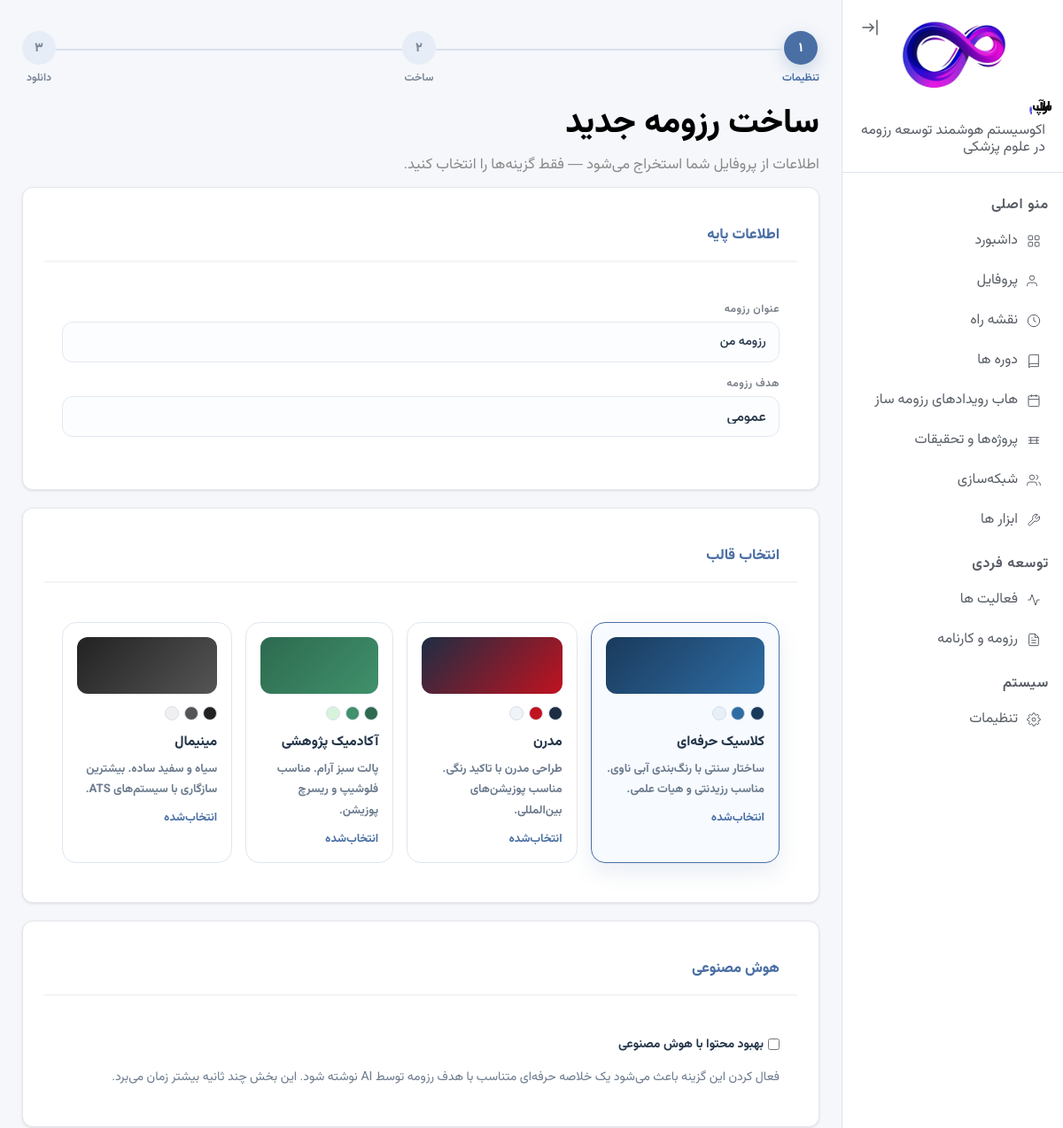
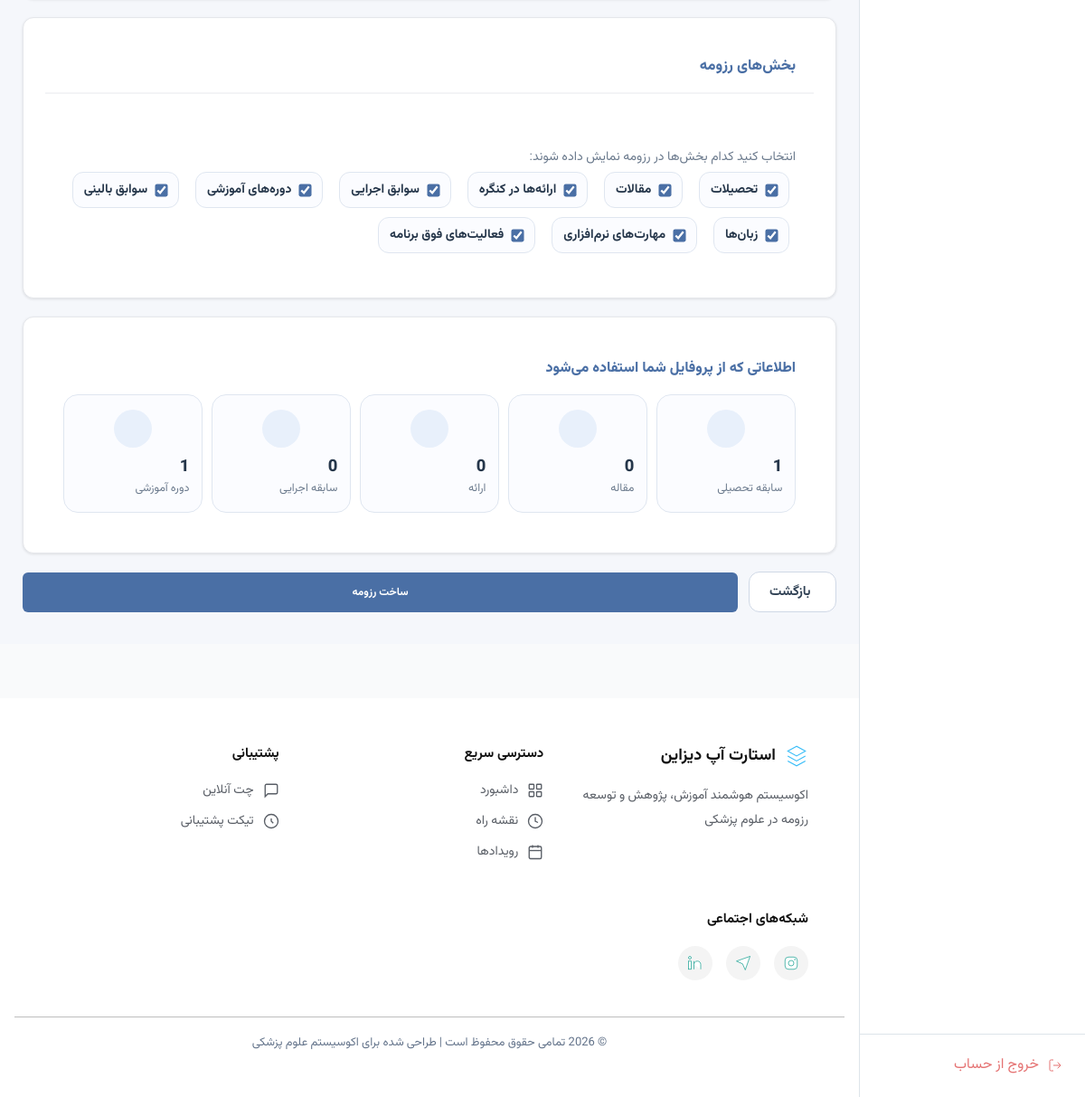
The page /resume/create/ (signed in) on the database its author committed (2 pictures, top to bottom).
### accounts/models.py (models this page shows, shortened)
class Profile(models.Model):
    GENDER_CHOICES = [('مرد', 'مرد'), ('زن', 'زن')]
    MARITAL_CHOICES = [('مجرد', 'مجرد'), ('متأهل', 'متأهل')]
    MILITARY_CHOICES = [
        ('', 'مربوط نیست'),
        ('معاف', 'معاف'),
        ('طرح پزشکی', 'طرح پزشکی'),
        ('سرباز', 'سرباز'),
        ('پایان خدمت', 'پایان خدمت'),
    ]
    SERVICE_PLAN_CHOICES = [
        ('', 'انتخاب کنید'),
        ('مشمول نیستم', 'مشمول نیستم'),
        ('در حال گذراندن', 'در حال گذراندن'),
        ('پایان یافته', 'پایان یافته'),
    ]
    PROPOSAL_STATUS_CHOICES = [
        ('', 'انتخاب کنید'),
        ('همه در جریان', 'همه در جریان'),
        ('همه خاتمه‌یافته', 'همه خاتمه‌یافته'),
        ('ترکیبی', 'ترکیبی (برخی در جریان، برخی خاتمه‌یافته)'),
    ]
    ENGLISH_LEVEL_CHOICES = [
        ('', 'انتخاب کنید'),
        ('A1', 'A1'), ('A2', 'A2'),
        ('B1', 'B1'), ('B2', 'B2'),
        ('C1', 'C1'), ('C2', 'C2'),
    ]
    GOAL_CHOICES = [
        ('استعداد درخشان', 'استعداد درخشان'),
        ('۴۰ امتیازی', '۴۰ امتیازی'),
        ('هیات علمی', 'هیات علمی'),
        ('ریسرچ پوزیشن / فلوشیپ خارج', 'ریسرچ پوزیشن / فلوشیپ خارج'),
    ]
    user = models.OneToOneField(User, on_delete=models.CASCADE, related_name='profile')
    first_name = models.CharField('نام', max_length=100)
    last_name = models.CharField('نام خانوادگی', max_length=100)
    gender = models.CharField('جنسیت', max_length=10, choices=GENDER_CHOICES, blank=True)
    marital_status = models.CharField('وضعیت تأهل', max_length=10, choices=MARITAL_CHOICES, blank=True)
    military_status = models.CharField('وضعیت سربازی', max_length=20, choices=MILITARY_CHOICES, blank=True)
    job_title = models.CharField('عنوان شغلی', max_length=150, blank=True)
    birth_date = models.CharField('تاریخ تولد', max_length=20)
    country = models.CharField('کشور', max_length=100, blank=True)
    city = models.CharField('استان / شهر محل سکونت', max_length=100, blank=True)
    phone = models.CharField('شماره موبایل', max_length=20)
    email = models.EmailField('ایمیل', blank=True)
    website = models.URLField('وب‌سایت شخصی', blank=True)
    national_id = models.CharField('کد ملی / شماره پاسپورت', max_length=20, blank=True)
    orcid = models.CharField('شناسه ORCID', max_length=20, blank=True)
    proposal_count = models.PositiveSmallIntegerField('تعداد پروپوزال‌ها', null=True, blank=True)
    proposal_status = models.CharField('وضعیت پروپوزال‌ها', max_length=50, choices=PROPOSAL_STATUS_CHOICES, blank=True)
    software_skills = models.TextField('مهارت‌های نرم‌افزاری', blank=True)
    writing_skills = models.TextField('مهارت‌های نگارشی', blank=True)
    clinical_certs = models.TextField('گواهینامه‌های مهارتی', blank=True)
    clinical_exp = models.TextField('سوابق کار دانشجویی و بالینی', blank=True)
    procedures = models.TextField('مهارت‌های پروسیجرال', blank=True)
    native_lang = models.CharField('زبان مادری', max_length=50, blank=True)
    english_level = models.CharField('سطح زبان انگلیسی', max_length=5, choices=ENGLISH_LEVEL_CHOICES, blank=True)
    lang_cert = models.TextField('مدرک زبان انگلیسی', blank=True)
    other_langs = models.TextField('سایر زبان‌ها', blank=True)
    extracurricular = models.TextField('فعالیت‌های فوق برنامه', blank=True)
    goal = models.CharField('هدف نهایی حرفه‌ای', max_length=50, choices=GOAL_CHOICES)
    specialty = models.CharField('حوزه تخصصی', max_length=200, blank=True)
    goal_notes = models.TextField('توضیحات اهداف', blank=True)
    service_plan = models.CharField('وضعیت طرح نیروی انسانی', max_length=30, choices=SERVICE_PLAN_CHOICES, blank=True)
    raw_text = models.TextField('متن خام پروفایل', blank=True)
    created_at = models.DateTimeField(auto_now_add=True)
    updated_at = models.DateTimeField(auto_now=True)
    class Meta:
        verbose_name = 'پروفایل'
        verbose_name_plural = 'پروفایل‌ها'

### resume/views.py (the view)
# urls.py: path('create/', views.resume_create, name='resume_create'),
@login_required
def resume_create(request):
    try:
        profile = request.user.profile
    except Profile.DoesNotExist:
        messages.error(request, 'ابتدا پروفایل خود را تکمیل کنید.')
        return redirect('accounts:profile_edit')
    if request.method == 'POST':
        form = ResumeCreateForm(request.POST)
        if form.is_valid():
            resume = form.save(commit=False)
            resume.user = request.user
            try:
                resume.save()
                return redirect('resume:resume_generate', pk=resume.pk)
            except (OperationalError, ProgrammingError) as e:
                logger.error(f'Database error saving resume: {e}')
                messages.error(request, 'خطا در ذخیره رزومه. لطفا دوباره تلاش کنید.')
                return redirect('resume:resume_create')
    else:
        form = ResumeCreateForm()
    templates_info = [
        {
            'value': 'classic',
            'label': 'کلاسیک حرفه‌ای',
            'desc': 'ساختار سنتی با رنگ‌بندی آبی ناوی. مناسب رزیدنتی و هیات علمی.',
            'colors': ['#1a3a5c', '#2e6da4', '#e8f0f7'],
        },
        {
            'value': 'modern',
            'label': 'مدرن',
            'desc': 'طراحی مدرن با تاکید رنگی. مناسب پوزیشن‌های بین‌المللی.',
            'colors': ['#1d2d44', '#c1121f', '#f0f4f8'],
        },
        {
            'value': 'academic',
            'label': 'آکادمیک پژوهشی',
            'desc': 'پالت سبز آرام. مناسب فلوشیپ و ریسرچ پوزیشن.',
            'colors': ['#2d6a4f', '#40916c', '#d8f3dc'],
        },
        {
            'value': 'minimal',
            'label': 'مینیمال',
            'desc': 'سیاه و سفید ساده. بیشترین سازگاری با سیستم‌های ATS.',
            'colors': ['#222222', '#555555', '#f0f0f0'],
        },
    ]
    return render(request, 'resume/resume_create.html', {
        'form': form,
        'profile': profile,
        'templates_info': templates_info,
    })

### templates/resume/resume_create.html (shortened to what this page needs)
{% extends "base.html" %}
{% load static %}
{% block extra_css %}
<link rel="stylesheet" href="{% static 'css/styles.css' %}">
{% endblock %}
{% block content %}
<div class="rs-page" dir="rtl">
  <div class="container py-5">
    <div class="row justify-content-center">
      <div class="col-lg-10">
        <div class="rs-stepper mb-5">
          <div class="rs-step rs-active">
            <span class="rs-step-num">۱</span>
            <span class="rs-step-label">تنظیمات</span>
          </div>
          <div class="rs-step-line"></div>
          <div class="rs-step">
            <span class="rs-step-num">۲</span>
            <span class="rs-step-label">ساخت</span>
          </div>
          <div class="rs-step-line"></div>
          <div class="rs-step">
            <span class="rs-step-num">۳</span>
            <span class="rs-step-label">دانلود</span>
          </div>
        </div>
        <div class="rs-section-head">
          <h3 class="rs-page-title-create mb-1">ساخت رزومه جدید</h3>
          <p class="rs-page-subtitle-create mb-4">اطلاعات از پروفایل شما استخراج می‌شود — فقط گزینه‌ها را انتخاب کنید.</p>
        </div>
        <form method="post" id="resumeForm">
          <div class="card rs-card mb-4">
            <div class="card-header rs-card-header">
              <h5 class="rs-card-section-title">اطلاعات پایه</h5>
            </div>
            <div class="card-body rs-card-body">
              <div class="row g-3">
                <div class="col-md-6">
                  <div class="rs-field-item">
                    <label class="rs-field-label">{{ form.title.label }}</label>
                    {{ form.title }}
                  </div>
                </div>
                <div class="col-md-6">
                  <div class="rs-field-item">
                    <label class="rs-field-label">{{ form.purpose.label }}</label>
                    {{ form.purpose }}
                  </div>
                </div>
              </div>
            </div>
          </div>
          <div class="card rs-card mb-4">
            <div class="card-header rs-card-header">
              <h5 class="rs-card-section-title">انتخاب قالب</h5>
            </div>
            <div class="card-body rs-card-body">
              <div class="rs-card-body-row row g-3">
                {% for tmpl in templates_info %}
                <div class="col-md-6 col-lg-3">
                  <label class="rs-template-card" for="tmpl_{{ tmpl.value }}">
                    <div class="rs-template-card-inner">
                      <div class="rs-template-preview"
                        style="background: linear-gradient(135deg, #{{ tmpl.colors.0|slice:'1:' }} 0%, #{{ tmpl.colors.1|slice:'1:' }} 100%);">
                      </div>
                      <div class="rs-template-swatch">
                        {% for c in tmpl.colors %}
                        <span class="rs-template-color" style="background: {{ c }};"></span>
                        {% endfor %}
                      </div>
                      <h6 class="rs-template-title">{{ tmpl.label }}</h6>
                      <p class="rs-template-desc">{{ tmpl.desc }}</p>
                      <div class="rs-template-check d-none">
                         انتخاب‌شده
                      </div>
                    </div>
                  </label>
                </div>
                {% endfor %}
              </div>
            </div>
          </div>
          <div class="card rs-card mb-4">
            <div class="card-header rs-card-header">
              <h5 class="rs-card-section-title">هوش مصنوعی</h5>
            </div>
            <div class="card-body rs-card-body">
              <div class="form-check form-switch rs-switch-row">
                {{ form.use_ai }}
                <label class="form-check-label rs-switch-label ms-2" for="useAI">
                  {{ form.use_ai.label }}
                </label>
              </div>
              <p class="rs-help-text mb-0">
                فعال کردن این گزینه باعث می‌شود یک خلاصه حرفه‌ای متناسب با هدف رزومه توسط AI نوشته شود.
                این بخش چند ثانیه بیشتر زمان می‌برد.
              </p>
            </div>
          </div>
          <div class="card rs-card mb-4">
            <div class="card-header rs-card-header">
              <h5 class="rs-card-section-title">بخش‌های رزومه</h5>
            </div>
            <div class="card-body rs-card-body">
              <p class="rs-help-text">انتخاب کنید کدام بخش‌ها در رزومه نمایش داده شوند:</p>
              <div class="rs-card-body-check-card">
                {% for field in form %}
                {% if field.name|slice:":8" == "include_" %}
                <div class="rs-check-card">
                  {{ field }}
                  <label class="form-check-label rs-check-label" for="{{ field.id_for_label }}">
                    {{ field.label }}
                  </label>
                </div>
                {% endif %}
                {% endfor %}
              </div>
            </div>
          </div>
          <div class="card rs-card rs-soft-card mb-4">
            <div class="card-body rs-card-body">
              <h6 class="rs-card-section-subtitle">اطلاعاتی که از پروفایل شما
                استفاده می‌شود</h6>
              <div class="row g-3 rs-stats-grid">
                <div class="rs-stat-box">
                  <div class="rs-stat-icon"></div>
                  <div class="rs-stat-value">{{ profile.educations.count }}</div>
                  <div class="rs-stat-label">سابقه تحصیلی</div>
                </div>
                <div class="rs-stat-box">
                  <div class="rs-stat-icon"></div>
                  <div class="rs-stat-value">{{ profile.articles.count }}</div>
                  <div class="rs-stat-label">مقاله</div>
                </div>
                <div class="rs-stat-box">
                  <div class="rs-stat-icon"></div>
                  <div class="rs-stat-value">{{ profile.presentations.count }}</div>
                  <div class="rs-stat-label">ارائه</div>
                </div>
                <div class="rs-stat-box">
                  <div class="rs-stat-icon"></div>
                  <div class="rs-stat-value">{{ profile.executive_records.count }}</div>
                  <div class="rs-stat-label">سابقه اجرایی</div>
                </div>
                <div class="rs-stat-box">
                  <div class="rs-stat-icon"></div>
                  <div class="rs-stat-value">{{ profile.training_courses.count }}</div>
                  <div class="rs-stat-label">دوره آموزشی</div>
                </div>
              </div>
            </div>
          </div>
          <div class="rs-form-actions">
            <a href="{% url 'resume:resume_list' %}" class="rs-btn rs-btn-outline-secondary rs-btn-lg">
              بازگشت
            </a>
            <button type="submit" class="rs-btn rs-btn-primary rs-btn-lg rs-btn-wide">
              ساخت رزومه
            </button>
          </div>
        </form>
      </div>
    </div>
  </div>
</div>
{% endblock %}

### rows shown on the page
Profile: educations.count "1", articles.count "0", presentations.count "0", executive_records.count "0", training_courses.count "1"

### other values the page prints
{{ tmpl.label }} "کلاسیک حرفه‌ای" "مدرن" "آکادمیک پژوهشی" "مینیمال"
{{ tmpl.desc }} "ساختار سنتی با رنگ‌بندی آبی ناوی. مناسب رزیدنتی و هیات علمی." "طراحی مدرن با تاکید رنگی. مناسب پوزیشن‌های بین‌المللی." "پالت سبز آرام. مناسب فلوشیپ و ریسرچ پوزیشن." "سیاه و سفید ساده. بیشترین سازگاری با سیستم‌های ATS."
{{ field.label }} "تحصیلات" "مقالات" "ارائه‌ها در کنگره" "سوابق اجرایی" "دوره‌های آموزشی" "سوابق بالینی" "زبان‌ها" "مهارت‌های نرم‌افزاری" "فعالیت‌های فوق برنامه"
